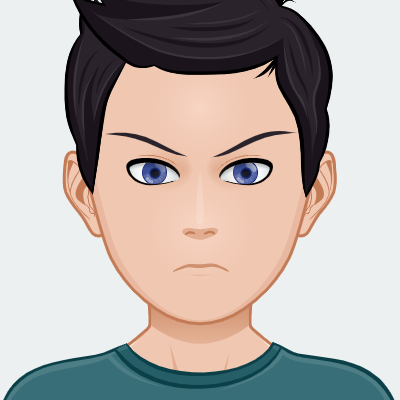
#> input picture emojis/angry.png, 400 x 400 px, given in place of the camera
$ python camera_open.py
#> lines starting #> are read from the running program, lines starting #| are printed output that depends on the picture
import numpy as np
import cv2
# Using openCV haarcascade xml detect the bounding boxes of face in the webcam and predict the emotions:
cv2.ocl.setUseOpenCL(False)
emotion_dict = {0: "Angry", 1: "Disgusted", 2: "Fearful", 3: "Happy", 4: "Neutral", 5: "Sad", 6: "Surprised"}
cap = cv2.VideoCapture(0)
while True:
    ret, frame = cap.read()
#> frame is the input picture: shape (400, 400, 3); mean B, G, R 172.4, 177.1, 185.1
    if not ret:
        break
    bounding_box = cv2.CascadeClassifier(cv2.data.haarcascades + 'haarcascade_frontalface_default.xml')
    #change it to relative path
    gray_frame = cv2.cvtColor(frame, cv2.COLOR_BGR2GRAY)
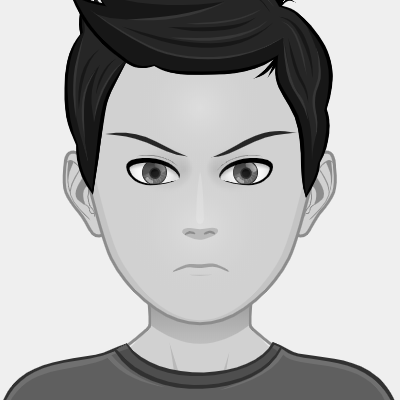
#> gray_frame: shape (400, 400); min 0, max 251, mean 179
    num_faces = bounding_box.detectMultiScale(gray_frame,scaleFactor=1.3, minNeighbors=5)
#> num_faces = [[61, 59, 283, 283]]
    for (x, y, w, h) in num_faces:
        cv2.rectangle(frame, (x, y-50), (x+w, y+h+10), (255, 0, 0), 2)
        roi_gray_frame = gray_frame[y:y + h, x:x + w]
        cropped_img = np.expand_dims(np.expand_dims(cv2.resize(roi_gray_frame, (48, 48)), -1), 0)
#> (the run stopped early here; a loop or call above may not have finished)
